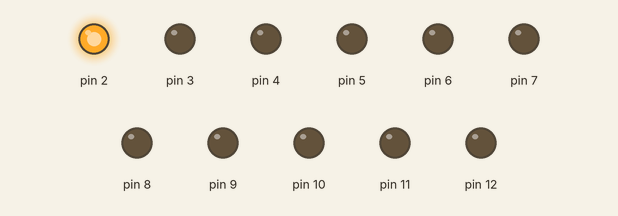
Recording of a sketch running on a simulated Arduino Uno, built with avr-gcc and run on an emulated ATmega328P. On the bench: output pins drawn as LEDs (lit = HIGH).

Above: at 0.2 s.
At 3.2 s:
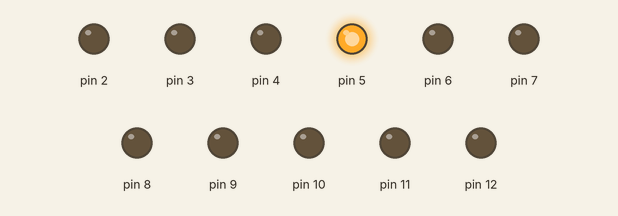
At 5.2 s:
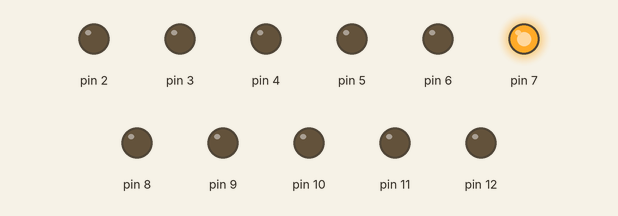
At 7.2 s:
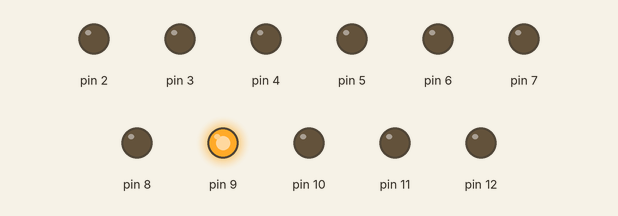
At 10.2 s:
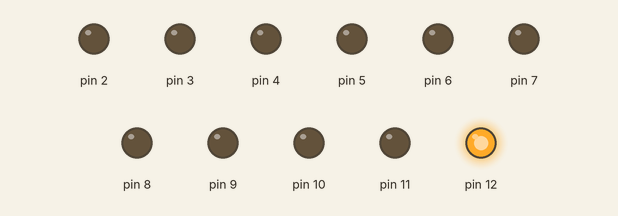
At 13.7 s:
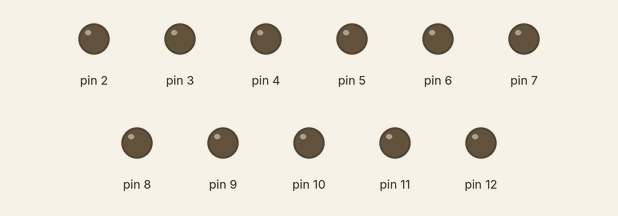
Timing chart, 0 to 14.3 s (numbered marks = the images above):
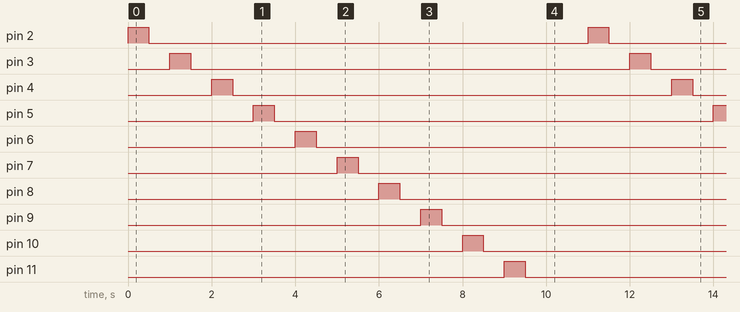

Measured:
- by itself, pin 2–12: alternates HIGH for 0.50 s and LOW for 10.5 s
- by itself, everything shown: repeats every 11.0 s, in 22 steps

The sketch:

DigitalTest.ino
```cpp
void setup() {
  // put your setup code here, to run once:
  for(short i = 2; i <= 12; i++) {
    pinMode(i, OUTPUT);
  }
}

void loop() {
  // put your main code here, to run repeatedly:
  for(short i = 2; i <= 12; i++) {
    digitalWrite(i, HIGH);
    delay(500);
    digitalWrite(i, LOW);
    delay(500);
  }

}
```
